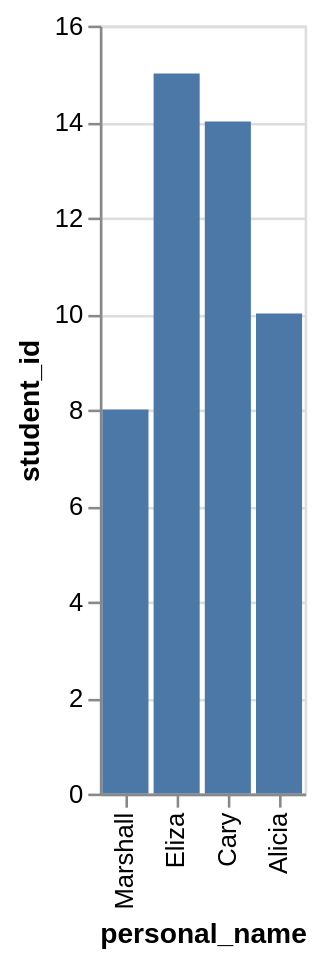

Source (Vega-Lite JSON):
### Vega-Lite specification from a JSON file in a GitHub repository (floating-point values rounded to 4 significant figures)
{"data": {"values": [{"x_data": "Marshall", "y_data": 8}, {"x_data": "Eliza", "y_data": 15}, {"x_data": "Cary", "y_data": 14}, {"x_data": "Alicia", "y_data": 10}]}, "mark": "bar", "encoding": {"x": {"field": "x_data", "type": "nominal", "title": "personal_name", "sort": "descending"}, "y": {"field": "y_data", "type": "quantitative", "title": "student_id"}}}
